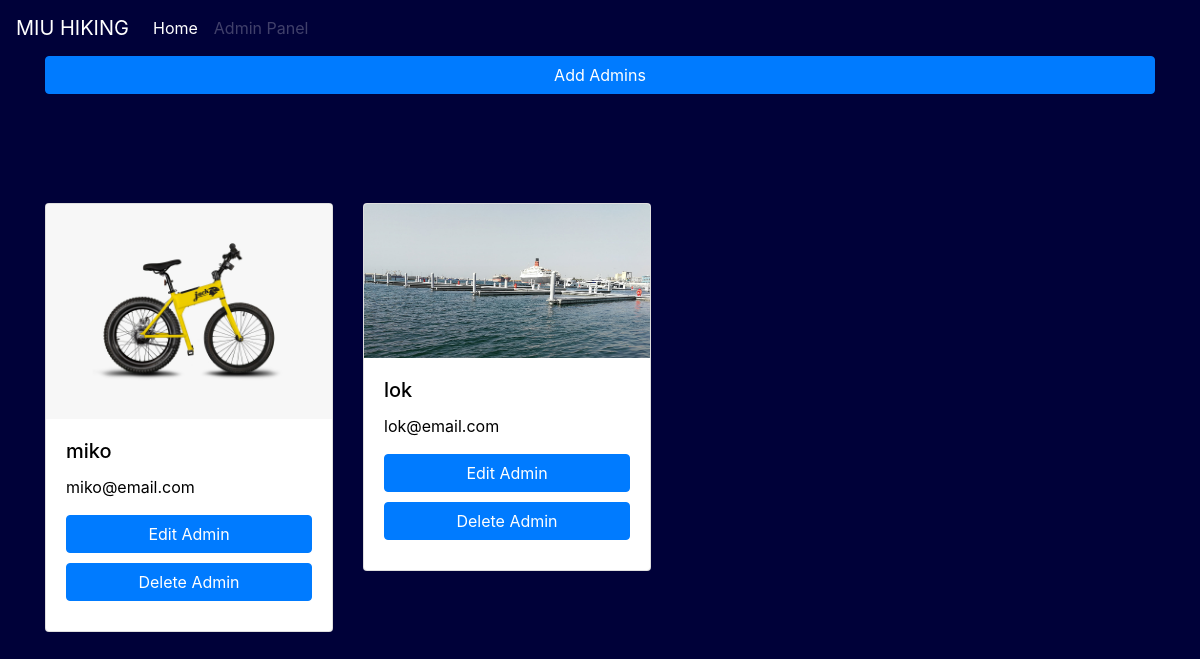
Page /admin-all-admins.php on the earlier database version.
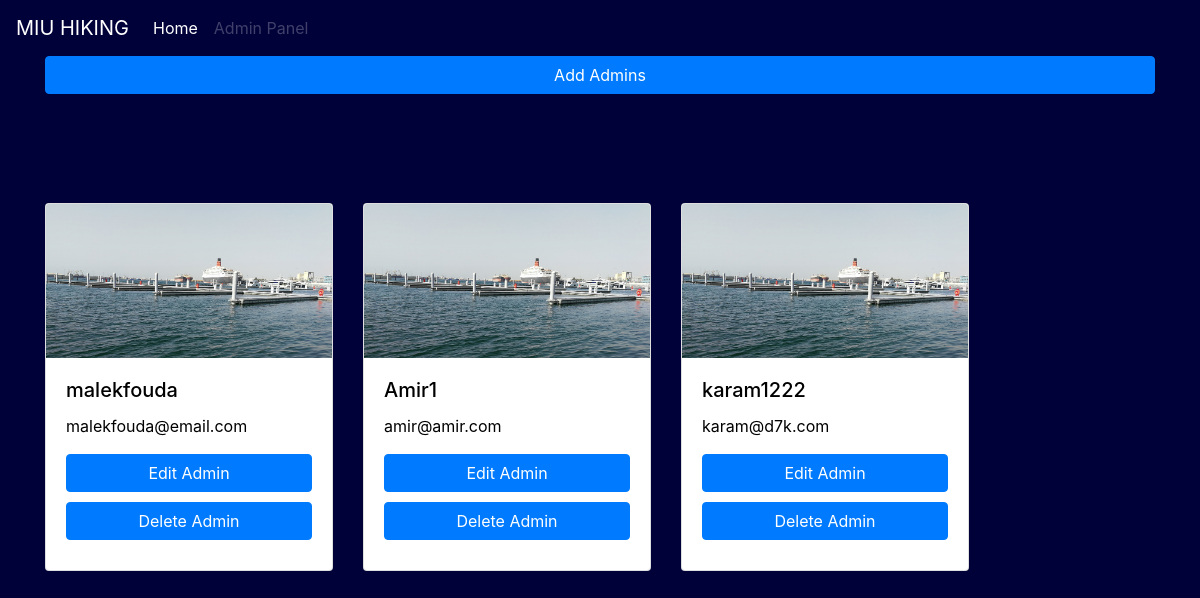
Same page on the later database version.
### tables this page shows
CREATE TABLE `users` (
  `id` int(11) NOT NULL,
  `name` varchar(255) NOT NULL,
  `password` varchar(255) NOT NULL,
  `email` varchar(255) NOT NULL,
  `claim` int(255) NOT NULL,
  `phone` varchar(255) NOT NULL,
  `photo` varchar(255) NOT NULL
);

### admin-all-admins.php (the view, shortened to what this page needs)
<?php
require_once("connect.php");
$query = "SELECT * FROM users Where claim = 1";
$result = mysqli_query($conn, $query);
?>
<!DOCTYPE html>
<html lang="en">
<head>
    <link rel="stylesheet" href="assets/css/style.css">
    <link rel="stylesheet" href="https://cdn.jsdelivr.net/npm/bootstrap@4.6.1/dist/css/bootstrap.min.css">
</head>
<body class="myhome">
    <nav class="navbar navbar-expand-lg navbar-dark bg-transparent">
        <a class="navbar-brand" href="#">MIU HIKING</a>
        <div class="collapse navbar-collapse" id="navbarScroll">
            <ul class="navbar-nav mr-auto my-2 my-lg-0 navbar-nav-scroll" style="max-height: 100px;">
                <li class="nav-item active">
                    <a class="nav-link" href="admin-panel.php">Home <span class="sr-only">(current)</span></a>
                </li>
                <li class="nav-item">
                    <a class="nav-link disabled">Admin Panel</a>
                </li>
            </ul>
        </div>
    </nav>
    <div class="container">
        <button type="button" class="btn btn-primary" onclick="location.href='admin-add-admin.php'">Add Admins</button>
    </div>
    <div class="container">
        <div class='row myprods'>
            <?php
            $result->data_seek(0);
            while ($row = $result->fetch_assoc()) {
                $imageURL = 'images/' . $row["photo"];
                echo "<form method='POST' action=''>";
                echo "<div style='margin-top: 3%' class='col-lg'>";
                echo    "<div class='card' style='width: 18rem;'>";
                echo        "<img src='" . $imageURL . " ' class='card-img-top' alt='...'>";
                echo        "<div class='card-body'>";
                echo          "<h5 class='card-title'>"  . $row['name'] . "</h5>";
                echo          "<p class='card-text'>" . $row['email'] . "</p>";
                echo          "<a href='admin-edit-admins.php?varname=$row[id]' class='btn btn-primary'>Edit Admin</a>";
                echo "       <a name='delete' href='deleteadmin.php?varname=$row[id]' type='submit' class='btn btn-primary'>Delete Admin</a>";
                echo        "</div>";
                echo      "</div>";
                echo      "</div>";
                echo     "</form>";
            }
            ?>
        </div>
    </div>
</body>
</html>

### assets/css/style.css (style rules this page uses)
.myhome { background-color: #000139; height: 100%; color: #fff; }
.btn-primary { width: 100% !important; margin-bottom: 4%; }
.card-text { color: #000 !important; font:20px; }
.card-title { color: #000 !important; }
.myprods { margin-top: 5%; }

Differences in the rows shown:
removed users: photo (picture), name "miko", email "miko@email.com"
removed users: photo (picture), name "lok", email "lok@email.com"
added users: photo (picture), name "malekfouda", email "malekfouda@email.com"
added users: photo (picture), name "Amir1", email "amir@amir.com"
added users: photo (picture), name "karam1222", email "karam@d7k.com"
